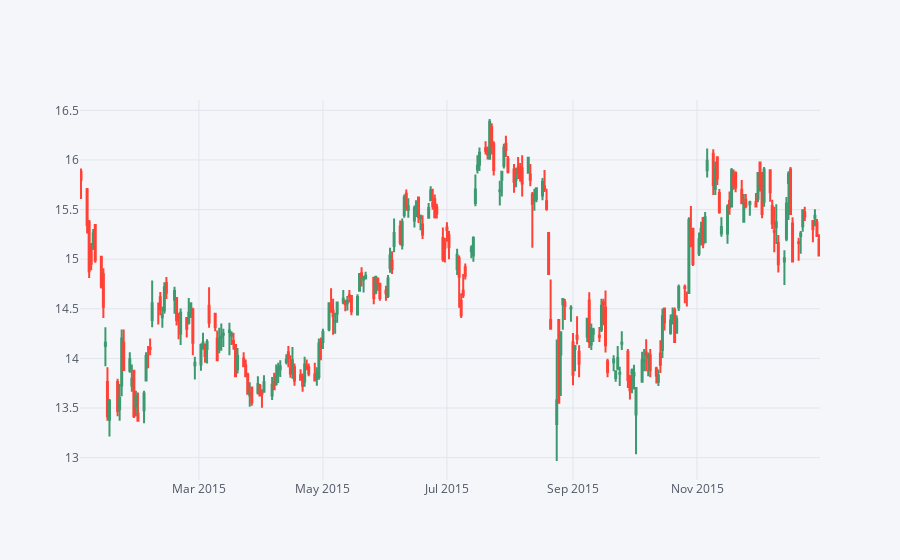

The notebook cell saved with this chart:
### Markdown cell above
** Use .iplot(kind='candle) to create a candle plot of Bank of America's stock from Jan 1st 2015 to Jan 1st 2016.**

### Code cell
bank_stocks['BAC'].loc['2015-01-01':'2016-01-01'].iplot(kind = 'candle')

### Figure 1 — Plotly figure (JSON) as saved in the notebook; plotly's stock layout.template omitted (floating-point values rounded to 4 significant figures; data arrays with more than 128 entries replaced by an {"elided": "..."} marker saying what was removed)
{"data": [{"close": {"elided": "252 float values"}, "high": {"elided": "252 float values"}, "low": {"elided": "252 float values"}, "open": {"elided": "252 float values"}, "showlegend": false, "type": "candlestick", "x": {"elided": "252 str values"}, "yaxis": "y2"}], "layout": {"legend": {"bgcolor": "#F5F6F9", "font": {"color": "#4D5663"}}, "paper_bgcolor": "#F5F6F9", "plot_bgcolor": "#F5F6F9", "title": {"font": {"color": "#4D5663"}}, "xaxis": {"gridcolor": "#E1E5ED", "rangeslider": {"visible": false}, "showgrid": true, "tickfont": {"color": "#4D5663"}, "title": {"font": {"color": "#4D5663"}, "text": ""}, "zerolinecolor": "#E1E5ED"}, "yaxis": {"gridcolor": "#E1E5ED", "showgrid": true, "showticklabels": false, "tickfont": {"color": "#4D5663"}, "title": {"font": {"color": "#4D5663"}, "text": ""}, "zerolinecolor": "#E1E5ED"}, "yaxis2": {"gridcolor": "#E1E5ED", "showgrid": true, "tickfont": {"color": "#4D5663"}, "title": {"font": {"color": "#4D5663"}, "text": ""}, "zerolinecolor": "#E1E5ED"}}}
